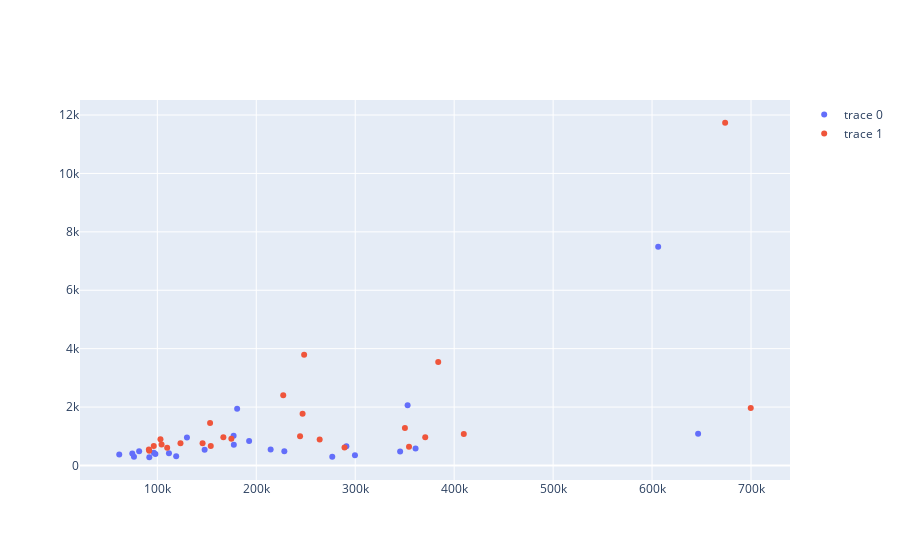

Notebook source saved alongside this figure:
### Markdown cell above
#### 충전량 & 전기차대수

### Code cell
data1 = go.Scatter(x=seoul['충전량20'], y=seoul['전기차대수20'], mode='markers')
data2 = go.Scatter(x=seoul['충전량21'], y=seoul['전기차대수21'], mode='markers')
data = [data1, data2]
pyo.iplot(data)
